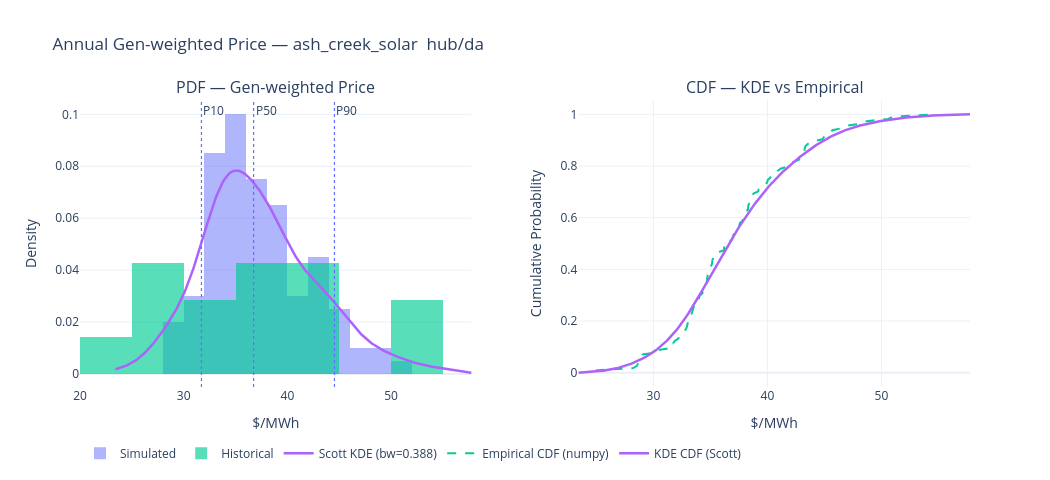

This figure's notebook cell:
### Code cell
# ═══════════════════════════════════════════════════════════════════
# Cell 6: Gen-weighted price distribution
# ═══════════════════════════════════════════════════════════════════

price_all  = rev_elig["price_per_mwh_gen_weighted"].dropna().values
price_sim  = rev_elig[rev_elig["segment"] == "simulated"]["price_per_mwh_gen_weighted"].dropna().values
price_hist = rev_elig[rev_elig["segment"] == "historical"]["price_per_mwh_gen_weighted"].dropna().values

kde_price = gaussian_kde(price_all, bw_method=KDE_BW_METHOD)
x_price   = np.linspace(price_all.min() * 0.94, price_all.max() * 1.06, 300)
y_price   = kde_price(x_price)

price_sorted     = np.sort(price_all)
price_ecdf       = np.arange(1, len(price_sorted) + 1) / len(price_sorted)
price_kde_cdf    = cumulative_trapezoid(y_price, x_price, initial=0)
price_kde_cdf   /= price_kde_cdf[-1]

kde_price_samples = kde_price.resample(2000).flatten()
ks_p_stat, ks_p_pval = ks_2samp(price_all, kde_price_samples)

fig_price = make_subplots(rows=1, cols=2,
    subplot_titles=["PDF — Gen-weighted Price", "CDF — KDE vs Empirical"],
    horizontal_spacing=0.12)

if len(price_sim) > 0:
    fig_price.add_trace(go.Histogram(
        x=price_sim, name="Simulated",
        histnorm="probability density",
        marker_color="rgba(99,110,250,0.5)", nbinsx=20
    ), row=1, col=1)
if len(price_hist) > 0:
    fig_price.add_trace(go.Histogram(
        x=price_hist, name="Historical",
        histnorm="probability density",
        marker_color="rgba(0,204,150,0.65)", nbinsx=12
    ), row=1, col=1)
fig_price.add_trace(go.Scatter(
    x=x_price, y=y_price,
    name=f"Scott KDE (bw={kde_price.factor:.3f})",
    mode="lines", line=dict(color="#ab63fa", width=2.5)
), row=1, col=1)
for pval, plabel in zip(np.percentile(price_all, [10, 50, 90]), ["P10", "P50", "P90"]):
    fig_price.add_vline(x=pval, line_dash="dot", line_color="#636efa", line_width=1.2,
                        annotation_text=plabel, row=1, col=1)

fig_price.add_trace(go.Scatter(
    x=price_sorted, y=price_ecdf,
    name="Empirical CDF (numpy)",
    mode="lines", line=dict(color="#00cc96", width=2, dash="dash")
), row=1, col=2)
fig_price.add_trace(go.Scatter(
    x=x_price, y=price_kde_cdf,
    name="KDE CDF (Scott)",
    mode="lines", line=dict(color="#ab63fa", width=2.5)
), row=1, col=2)

fig_price.update_layout(
    title=f"Annual Gen-weighted Price — {SITE}  {KIND}/{MARKET}",
    xaxis_title="$/MWh", yaxis_title="Density",
    xaxis2_title="$/MWh", yaxis2_title="Cumulative Probability",
    barmode="overlay", template="plotly_white",
    legend=dict(orientation="h", y=-0.18), width=1050, height=480,
)
fig_price.show()

print(f"\n{'─'*55}")
print(f"  Price KS-test: D={ks_p_stat:.4f}  p={ks_p_pval:.4f}")
print(f"  P50 gen-wtd price: ${np.median(price_all):.2f}/MWh")
print(f"  Price spread P10–P90: ${np.percentile(price_all,10):.2f} – ${np.percentile(price_all,90):.2f}/MWh")
print(f"{'─'*55}")

### Figure 1 — Plotly figure (JSON) as saved in the notebook; plotly's stock layout.template omitted (floating-point values rounded to 4 significant figures; data arrays with more than 128 entries replaced by an {"elided": "..."} marker saying what was removed)
{"data": [{"histnorm": "probability density", "marker": {"color": "rgba(99,110,250,0.5)"}, "name": "Simulated", "nbinsx": 20, "type": "histogram", "x": [34.3, 35.08, 32.83, 38.3, 45.7, 29.07, 33.34, 44.82, 48.72, 37.39, 34.7, 33.02, 38.6, 32.64, 38.0, 33.0, 28.22, 41.84, 35.19, 37.83, 39.86, 42.81, 39.98, 33.47, 34.69, 31.7, 32.92, 36.19, 31.66, 31.86, 37.56, 36.75, 38.43, 34.77, 37.0, 43.27, 30.22, 40.84, 38.78, 35.59, 35.16, 28.92, 38.49, 38.33, 33.29, 42.97, 45.0, 33.42, 41.16, 39.2, 32.26, 37.43, 38.61, 34.79, 36.2, 46.62, 34.72, 39.23, 33.99, 40.42, 35.6, 50.99, 32.19, 31.75, 35.14, 38.1, 30.43, 45.09, 33.88, 40.23, 47.02, 43.05, 34.33, 37.48, 45.52, 34.95, 43.25, 33.54, 28.84, 43.57, 34.85, 33.87, 36.25, 43.87, 42.78, 34.49, 41.75, 34.0, 37.82, 38.31, 34.09, 36.74, 35.35, 36.92, 48.26, 34.59, 34.51, 37.9, 33.08, 42.39], "xaxis": "x", "yaxis": "y"}, {"histnorm": "probability density", "marker": {"color": "rgba(0,204,150,0.65)"}, "name": "Historical", "nbinsx": 12, "type": "histogram", "x": [50.6, 33.05, 37.04, 40.89, 32.4, 28.73, 28.56, 37.58, 40.03, 28.62, 39.6, 54.5, 43.34, 24.92], "xaxis": "x", "yaxis": "y"}, {"line": {"color": "#ab63fa", "width": 2.5}, "mode": "lines", "name": "Scott KDE (bw=0.388)", "type": "scatter", "x": {"elided": "300 float values"}, "xaxis": "x", "y": {"elided": "300 float values"}, "yaxis": "y"}, {"line": {"color": "#00cc96", "dash": "dash", "width": 2}, "mode": "lines", "name": "Empirical CDF (numpy)", "type": "scatter", "x": [24.92, 28.22, 28.56, 28.62, 28.73, 28.84, 28.92, 29.07, 30.22, 30.43, 31.66, 31.7, 31.75, 31.86, 32.19, 32.26, 32.4, 32.64, 32.83, 32.92, 33.0, 33.02, 33.05, 33.08, 33.29, 33.34, 33.42, 33.47, 33.54, 33.87, 33.88, 33.99, 34.0, 34.09, 34.3, 34.33, 34.49, 34.51, 34.59, 34.69, 34.7, 34.72, 34.77, 34.79, 34.85, 34.95, 35.08, 35.14, 35.16, 35.19, 35.35, 35.59, 35.6, 36.19, 36.2, 36.25, 36.74, 36.75, 36.92, 37.0, 37.04, 37.39, 37.43, 37.48, 37.56, 37.58, 37.82, 37.83, 37.9, 38.0, 38.1, 38.3, 38.31, 38.33, 38.43, 38.49, 38.6, 38.61, 38.78, 39.2, 39.23, 39.6, 39.86, 39.98, 40.03, 40.23, 40.42, 40.84, 40.89, 41.16, 41.75, 41.84, 42.39, 42.78, 42.81, 42.97, 43.05, 43.25, 43.27, 43.34, 43.57, 43.87, 44.82, 45.0, 45.09, 45.52, 45.7, 46.62, 47.02, 48.26, 48.72, 50.6, 50.99, 54.5], "xaxis": "x2", "y": [0.008772, 0.01754, 0.02632, 0.03509, 0.04386, 0.05263, 0.0614, 0.07018, 0.07895, 0.08772, 0.09649, 0.1053, 0.114, 0.1228, 0.1316, 0.1404, 0.1491, 0.1579, 0.1667, 0.1754, 0.1842, 0.193, 0.2018, 0.2105, 0.2193, 0.2281, 0.2368, 0.2456, 0.2544, 0.2632, 0.2719, 0.2807, 0.2895, 0.2982, 0.307, 0.3158, 0.3246, 0.3333, 0.3421, 0.3509, 0.3596, 0.3684, 0.3772, 0.386, 0.3947, 0.4035, 0.4123, 0.4211, 0.4298, 0.4386, 0.4474, 0.4561, 0.4649, 0.4737, 0.4825, 0.4912, 0.5, 0.5088, 0.5175, 0.5263, 0.5351, 0.5439, 0.5526, 0.5614, 0.5702, 0.5789, 0.5877, 0.5965, 0.6053, 0.614, 0.6228, 0.6316, 0.6404, 0.6491, 0.6579, 0.6667, 0.6754, 0.6842, 0.693, 0.7018, 0.7105, 0.7193, 0.7281, 0.7368, 0.7456, 0.7544, 0.7632, 0.7719, 0.7807, 0.7895, 0.7982, 0.807, 0.8158, 0.8246, 0.8333, 0.8421, 0.8509, 0.8596, 0.8684, 0.8772, 0.886, 0.8947, 0.9035, 0.9123, 0.9211, 0.9298, 0.9386, 0.9474, 0.9561, 0.9649, 0.9737, 0.9825, 0.9912, 1.0], "yaxis": "y2"}, {"line": {"color": "#ab63fa", "width": 2.5}, "mode": "lines", "name": "KDE CDF (Scott)", "type": "scatter", "x": {"elided": "300 float values"}, "xaxis": "x2", "y": {"elided": "300 float values"}, "yaxis": "y2"}], "layout": {"annotations": [{"font": {"size": 16}, "showarrow": false, "text": "PDF — Gen-weighted Price", "x": 0.22, "xanchor": "center", "xref": "paper", "y": 1, "yanchor": "bottom", "yref": "paper"}, {"font": {"size": 16}, "showarrow": false, "text": "CDF — KDE vs Empirical", "x": 0.78, "xanchor": "center", "xref": "paper", "y": 1, "yanchor": "bottom", "yref": "paper"}, {"showarrow": false, "text": "P10", "x": 31.71, "xanchor": "left", "xref": "x", "y": 1, "yanchor": "top", "yref": "y domain"}, {"showarrow": false, "text": "P50", "x": 36.74, "xanchor": "left", "xref": "x", "y": 1, "yanchor": "top", "yref": "y domain"}, {"showarrow": false, "text": "P90", "x": 44.54, "xanchor": "left", "xref": "x", "y": 1, "yanchor": "top", "yref": "y domain"}], "barmode": "overlay", "height": 480, "legend": {"orientation": "h", "y": -0.18}, "shapes": [{"line": {"color": "#636efa", "dash": "dot", "width": 1.2}, "type": "line", "x0": 31.71, "x1": 31.71, "xref": "x", "y0": 0, "y1": 1, "yref": "y domain"}, {"line": {"color": "#636efa", "dash": "dot", "width": 1.2}, "type": "line", "x0": 36.74, "x1": 36.74, "xref": "x", "y0": 0, "y1": 1, "yref": "y domain"}, {"line": {"color": "#636efa", "dash": "dot", "width": 1.2}, "type": "line", "x0": 44.54, "x1": 44.54, "xref": "x", "y0": 0, "y1": 1, "yref": "y domain"}], "title": {"text": "Annual Gen-weighted Price — ash_creek_solar  hub/da"}, "width": 1050, "xaxis": {"anchor": "y", "domain": [0, 0.44], "title": {"text": "$/MWh"}}, "xaxis2": {"anchor": "y2", "domain": [0.56, 1], "title": {"text": "$/MWh"}}, "yaxis": {"anchor": "x", "domain": [0, 1], "title": {"text": "Density"}}, "yaxis2": {"anchor": "x2", "domain": [0, 1], "title": {"text": "Cumulative Probability"}}}}
